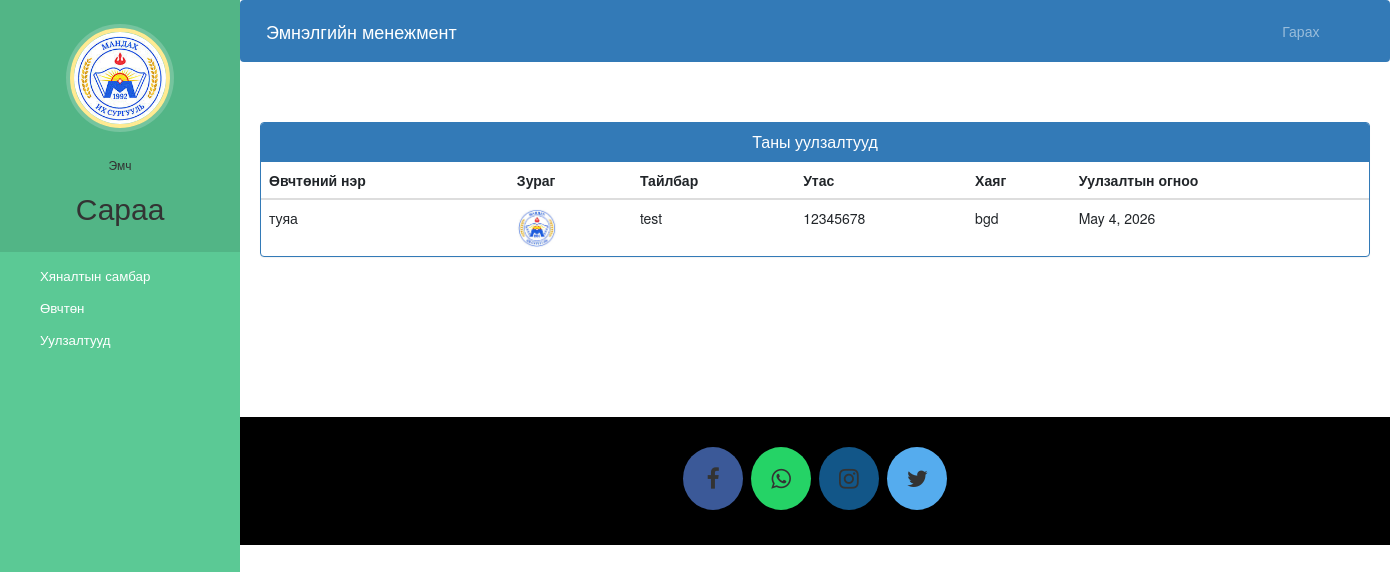
The app's page /doctor-view-appointment/ (signed in) with its own data.
### hospital/models.py (models this page shows, shortened)
class Doctor(models.Model):
    user=models.OneToOneField(User,on_delete=models.CASCADE)
    profile_pic= models.ImageField(upload_to='profile_pic/DoctorProfilePic/',null=True,blank=True)
    address = models.CharField(max_length=40)
    mobile = models.CharField(max_length=20,null=True)
    department= models.CharField(max_length=50,choices=departments,default='Cardiologist')
    status=models.BooleanField(default=False)

class Appointment(models.Model):
    patientId=models.PositiveIntegerField(null=True)
    doctorId=models.PositiveIntegerField(null=True)
    patientName=models.CharField(max_length=40,null=True)
    doctorName=models.CharField(max_length=40,null=True)
    appointmentDate=models.DateField(auto_now=True)
    description=models.TextField(max_length=500)
    status=models.BooleanField(default=False)

class Patient(models.Model):
    user=models.OneToOneField(User,on_delete=models.CASCADE)
    profile_pic= models.ImageField(upload_to='profile_pic/PatientProfilePic/',null=True,blank=True)
    address = models.CharField(max_length=40)
    mobile = models.CharField(max_length=20,null=False)
    symptoms = models.CharField(max_length=100,null=False)
    assignedDoctorId = models.PositiveIntegerField(null=True)
    admitDate=models.DateField(auto_now=True)
    status=models.BooleanField(default=False)

### hospital/views.py (the view)
# urls.py: path('doctor-view-appointment/', views.doctor_view_appointment_view,name='doctor-view-appointment'),
@login_required(login_url='doctorlogin')
@user_passes_test(is_doctor)
def doctor_view_appointment_view(request):
    doctor=models.Doctor.objects.get(user_id=request.user.id) #for profile picture of doctor in sidebar
    appointments=models.Appointment.objects.all().filter(status=True,doctorId=request.user.id)
    patientid=[]
    for a in appointments:
        patientid.append(a.patientId)
    patients=models.Patient.objects.all().filter(status=True,user_id__in=patientid)
    appointments=zip(appointments,patients)
    return render(request,'hospital/doctor_view_appointment.html',{'appointments':appointments,'doctor':doctor})

### hospital/views.py (called while the page is built)
def is_doctor(user):
    return user.groups.filter(name='DOCTOR').exists()

### templates/hospital/doctor_view_appointment.html (shortened to what this page needs)
{% extends 'hospital/doctor_base.html' %}
{% block content %}
{%load static%}
<head>
  <link href="//netdna.bootstrapcdn.com/bootstrap/3.0.0/css/bootstrap.min.css" rel="stylesheet" id="bootstrap-css">
</head>
<div class="container">
  <div class="panel panel-primary">
    <div class="panel-heading">
      <h6 class="panel-title">Таны уулзалтууд</h6>
    </div>
    <table class="table table-hover" id="dev-table">
      <thead>
        <tr>
          <th>Өвчтөний нэр</th>
          <th>Зураг</th>
          <th>Тайлбар</th>
          <th>Утас</th>
          <th>Хаяг</th>
          <th>Уулзалтын огноо</th>
        </tr>
      </thead>
      {% for a,p in appointments %}
      <tr>
        <td>{{a.patientName}}</td>
        <td> <img src="{% static p.profile_pic.url %}" alt="Profile Pic" height="40px" width="40px" /></td>
        <td>{{a.description}}</td>
        <td>{{p.mobile}}</td>
        <td>{{p.address}}</td>
        <td>{{a.appointmentDate}}</td>
      </tr>
      {% endfor %}
    </table>
  </div>
</div>
{% endblock content %}

### templates/hospital/doctor_base.html (shortened to what this page needs)
<!DOCTYPE html>
{% load static %}
<html lang="en">
<head>
  <link rel="stylesheet" href="https://stackpath.bootstrapcdn.com/bootstrap/4.3.1/css/bootstrap.min.css">
  <link rel="stylesheet" href="https://maxcdn.bootstrapcdn.com/font-awesome/4.7.0/css/font-awesome.min.css">
</head>
<body>
  <nav class="menu" tabindex="0">
    <header class="avatar">
      <img src="{% static doctor.profile_pic.url %}" alt="Profile Pic" />
      <br><br>
      <h6>Эмч</h6>
      <h2>{{request.user.first_name}}</h2>
    </header>
    <ul>
      <li tabindex="0" class="icon-dashboard"> <a style="color:white; text-decoration:none;" href="/doctor-dashboard"><span>Хяналтын самбар</span></a> </li>
      <li tabindex="0" class="icon-users"> <a style="color:white; text-decoration:none;" href="/doctor-patient"><span>Өвчтөн</span></a></li>
      <li tabindex="0" class="icon-calendar"> <a style="color:white; text-decoration:none;" href="/doctor-appointment"><span>Уулзалтууд</span></a></li>
    </ul>
  </nav>
  <main>
    <div class="bs-example">
      <nav class="navbar navbar-expand-md  navbar-dark fixed-top" style="background:#337AB7;">
        <a href="/doctor-dashboard" class="navbar-brand">Эмнэлгийн менежмент</a>
        <div class="collapse navbar-collapse justify-content-between" id="navbarCollapse">
          <div class="navbar-nav" style=" margin-left: 90%;">
            <a href="/logout" class="nav-item nav-link">Гарах</a>
          </div>
        </div>
      </nav>
    </div>
    <br><br>
    {% block content %}
    {% endblock content %}
    <br><br><br><br><br><br><br>
    <footer>
      <p>
        <a id="ftr" class="fa fa-facebook"></a>
        <a id="ftr" class="fa fa-whatsapp"></a>
        <a id="ftr" class="fa fa-instagram"></a>
        <a id="ftr" class="fa fa-twitter"></a>
      </p>
      <br>
    </footer>
  </main>
</body>
</html>

### templates/hospital/doctor_base.html (style rules this page uses)
a:link { text-decoration: none; }
a { color: white; }
footer { padding: 0px 0px 0px 0px; background-color: black; margin: 0px; }
#ftr { padding: 20px; }
.fa { font-size: 23px; width: 60px; text-align: center; text-decoration: none; margin: 5px 2px; border-radius: 50%; }
.fa-facebook { background: #3B5998; color: white; margin-top: 30px; }
.fa-whatsapp { background: #25d366; color: white; }
.fa-twitter { background: #55ACEE; color: white; }
.fa-instagram { background: #125688; color: white; }
p { text-align: center; }
body { padding-left: 240px; }
main { position: relative; height: 100vh; }
.menu { background: #5bc995; height: 100vh; width: 240px; position: fixed; top: 0px; left: 0; z-index: 5; outline: none; }
.menu .avatar { background: rgba(0, 0, 0, 0.1); padding: 2em 0.5em; text-align: center; }
.menu .avatar img { width: 100px; border-radius: 50%; overflow: hidden; border: 4px solid #ffea92; box-shadow: 0 0 0 4px rgba(255, 255, 255, 0.2); }
.menu .avatar h2 { font-weight: normal; margin-bottom: 0; }
.menu ul { list-style: none; padding: 0.5em 0; margin: 0; }
.menu ul li { padding: 0.5em 1em 0.5em 3em; font-size: 0.95em; font-weight: regular; background-repeat: no-repeat; background-position: left 15px center; background-size: auto 20px; transition: all 0.15s linear; cursor: pointer; }
.menu ul li.icon-dashboard { background-image: url("http://www.entypo.com/images//gauge.svg"); }
.menu ul li.icon-users { background-image: url("http://www.entypo.com/images//users.svg"); }
.menu ul li.icon-calendar { background-image: url("http://www.entypo.com/images//calendar.svg"); }

### templates/hospital/doctor_view_appointment.html (style rules this page uses)
a:link { text-decoration: none; }
h6 { text-align: center; }

### records on screen
Doctor: profile_pic (picture)
Appointment: patientName "туяа", profile_pic (picture), description "test", mobile "12345678", address "bgd", appointmentDate "May 4, 2026"

### other values on screen
{{ request.user.first_name }} "Сараа"
